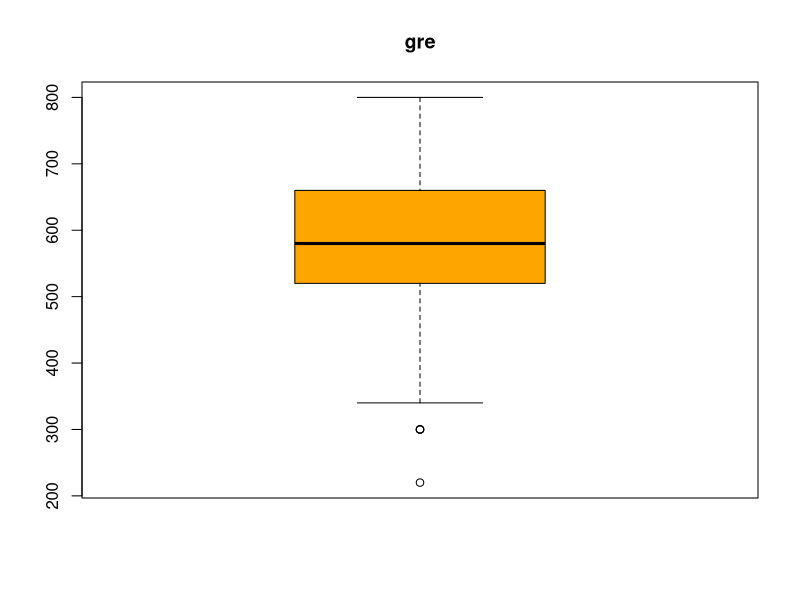
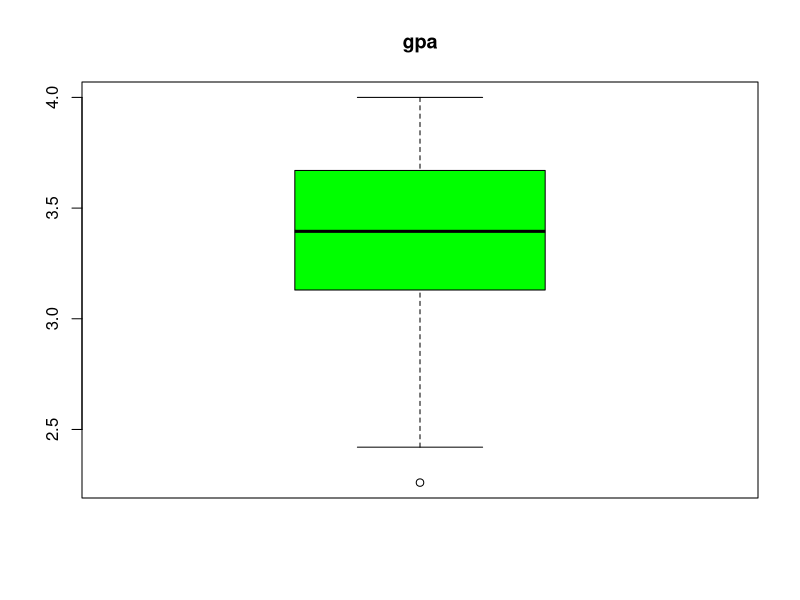
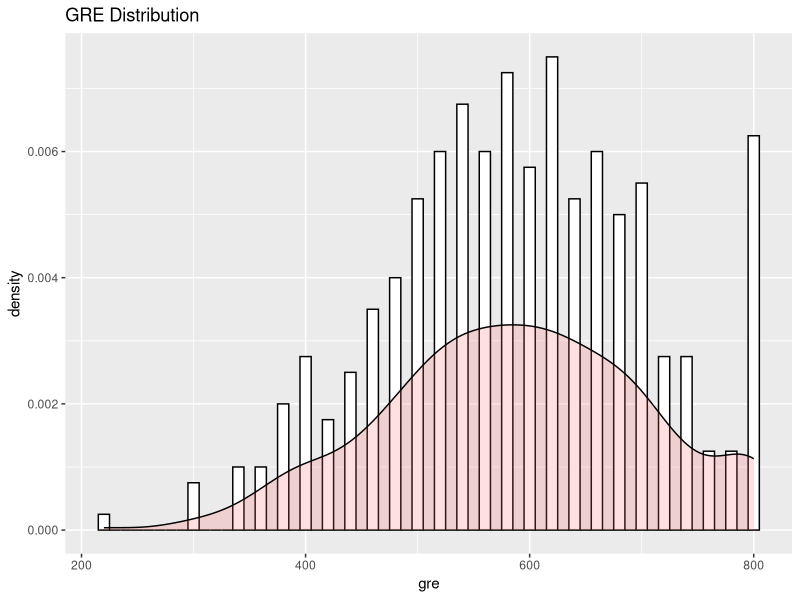
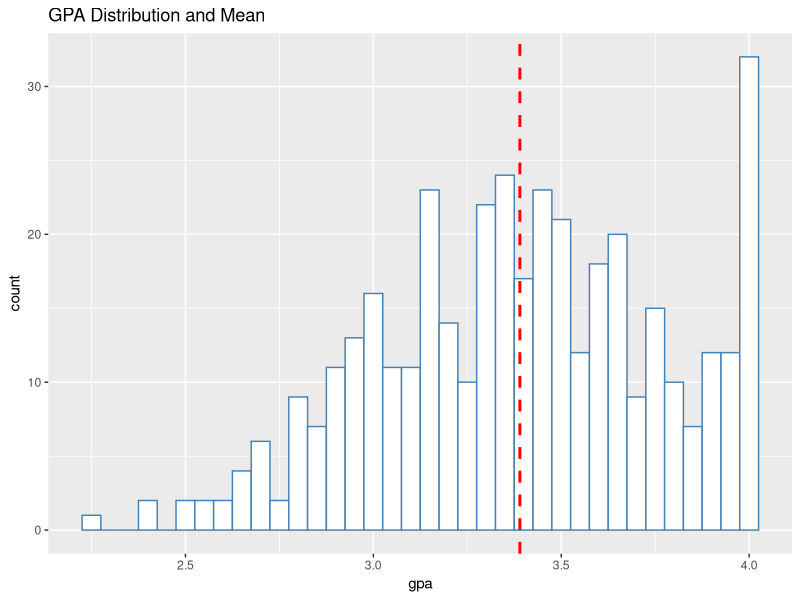
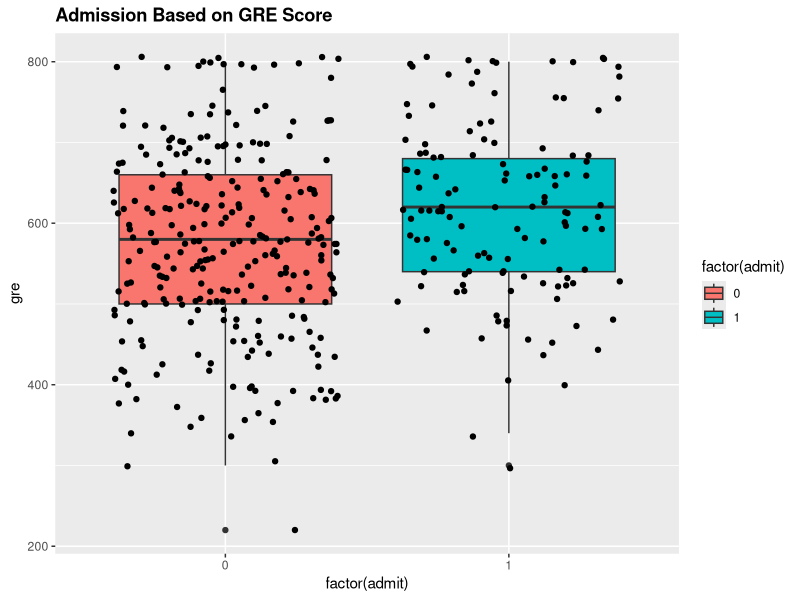
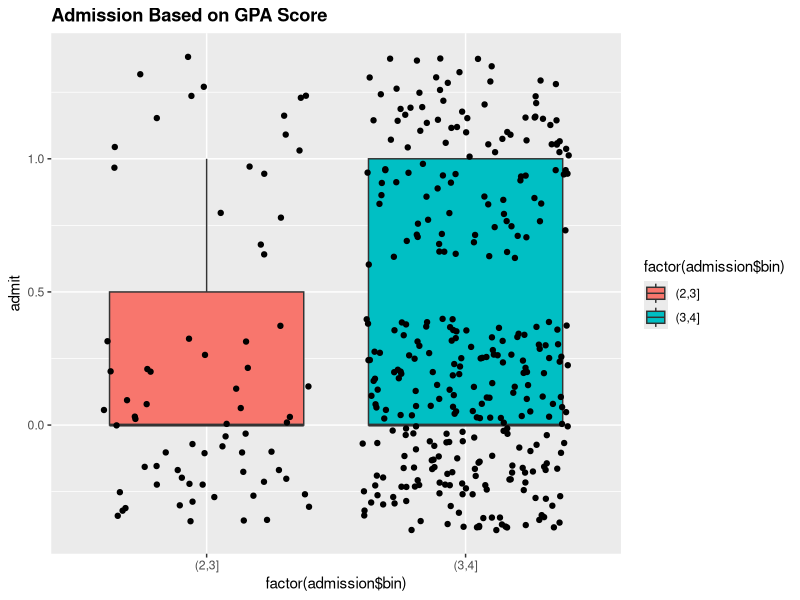
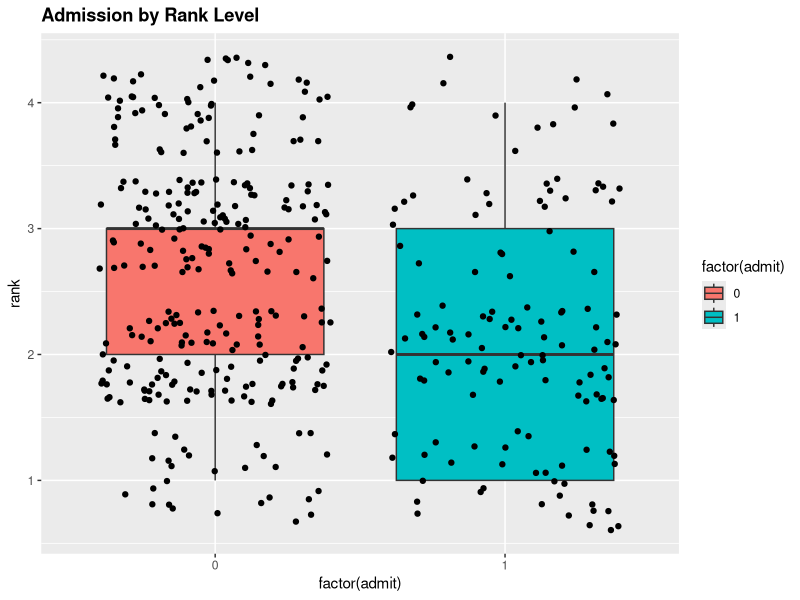

Recreate these plots in R, in order.
## ---- chunk 1
library(knitr)
opts_chunk$set(tidy.opts=list(width.cutoff=60),tidy=TRUE)
## ---- chunk 2
library(car) #importing libraries
library(ggplot2)
library(dplyr)
library(Hmisc)
library(knitr)
## ---- chunk 3
admission <- read.csv("data_wk02.csv") #import data
## ---- chunk 4
str(admission) #Want to understand variable data types, dimensions, etc.
## ---- chunk 5
head(admission) #look at first 5 rows of dataframe
## ---- chunk 6
#confirm var types and note that I need to change gpa to "int" for modeling
sapply(admission, class) 
## ---- chunk 7
#review missing data, range per variable, number of distinct values per variable
describe(admission) 
## ---- chunk 8
#calculate the count and proportion of my predictor variable; note almost 7:3 split 
#for Not Admitted to Admitted
table(admission$admit) 
prop.table(table(admission$admit))
## ---- chunk 9
prop.table(table(admission$rank)) #review proportion of rank values
## ---- chunk 10
summary(admission) #review high-level statistics for independent variables
## ---- chunk 11


boxplot(admission$gre, main="gre", col=c("orange")) 

boxplot(admission$gpa, main="gpa", col=c("green"))

## ---- chunk 12
ggplot(admission, aes(x=gre)) + ggtitle("GRE Distribution") +
    geom_histogram(aes(y=..density..),     
                   binwidth=10,
                   colour="black", fill="white") +
    geom_density(alpha=.2, fill="#FF6666") 
## ---- chunk 13
ggplot(admission, aes(x=gpa)) + ggtitle("GPA Distribution and Mean") +
    geom_histogram(binwidth=.05, colour="steel blue", fill="white") +
    geom_vline(aes(xintercept=mean(gpa)),  
               color="red", linetype="dashed", size=1)
## ---- chunk 14
ggplot(admission, aes(factor(admit), gre)) +
  geom_boxplot(aes(fill = factor(admit))) + 
  geom_jitter() +
  ggtitle("Admission Based on GRE Score") + 
  theme(plot.title = element_text(lineheight=1, face="bold")) 

## ---- chunk 15
admission$bin <- cut(admission$gpa, c(0,2,3,4))
table(admission$bin)
## ---- chunk 16
ggplot(admission, aes(factor(admission$bin), admit)) +
  geom_boxplot(aes(fill = factor(admission$bin))) + 
  geom_jitter() +
  ggtitle("Admission Based on GPA Score") + 
  theme(plot.title = element_text(lineheight=1, face="bold")) 
## ---- chunk 17

ggplot(admission, aes(factor(admit), rank)) +  
  geom_boxplot(aes(fill = factor(admit))) + 
  geom_jitter() +
  ggtitle("Admission by Rank Level") + 
  theme(plot.title = element_text(lineheight=1, face="bold")) 
## ---- chunk 18
admission$gpa <- as.integer(admission$gpa) #change gpa to var type "int" for modeling

sapply(admission, class)
## ---- chunk 19
#Originally I factored Rank so that the model would be more objective to the Rank values of 1-4;
#however, the output looked terrible so I commented it out and re-ran model

#admission$rank <- factor(admission$rank) 

## ---- chunk 20
mod.a <- glm(formula = admit ~ gre + gpa + rank + I(gpa^2) + I(gre^2) + gre:gpa, family = binomial(link=logit), data = admission)

summary(mod.a)
## ---- chunk 21
mod.Ho <- glm(formula = admit ~ gpa + rank, family = binomial(link=logit), data = admission)

mod.Ha <- glm(formula = admit ~ gre + gpa + rank, family = binomial(link=logit), data = admission)

summary(mod.Ha)
## ---- chunk 22
Anova(mod.Ha, test="LR")
## ---- chunk 23
anova(mod.Ho, mod.Ha, test = "Chisq")
## ---- chunk 24
mod.Ho1 <- glm(formula = admit ~ gre + rank, family = binomial(link=logit), data = admission)

mod.Ha1 <- glm(formula = admit ~ gre + gpa + rank, family = binomial(link=logit), data = admission)

summary(mod.Ha1)

## ---- chunk 25
Anova(mod.Ha1, test="LR")
## ---- chunk 26
anova(mod.Ho1, mod.Ha1, test = "Chisq")
## ---- chunk 27
newdf <- data.frame(gpa = 3.3, gre = 720, rank = 1)

predict(object = mod.Ha, newdata = newdf, type = "link")

predict(object = mod.Ha, newdata = newdf, type = "response")
## ---- chunk 28
alpha <- 0.05

lin.pred <- predict(object = mod.Ha, newdata = newdf, type = "link", se = TRUE)

lin.pred
## ---- chunk 29
pi.hat <- exp(lin.pred$fit) / (1 + exp(lin.pred$fit))

CI.lin.pred <- lin.pred$fit + qnorm(p = c(alpha/2, 1-alpha/2)) * lin.pred$se.fit

CI.pi <- exp(CI.lin.pred) / (1 + exp(CI.lin.pred))

(data.frame(newdf, pi.hat, lower = CI.pi[1], upper = CI.pi[2]))
      
